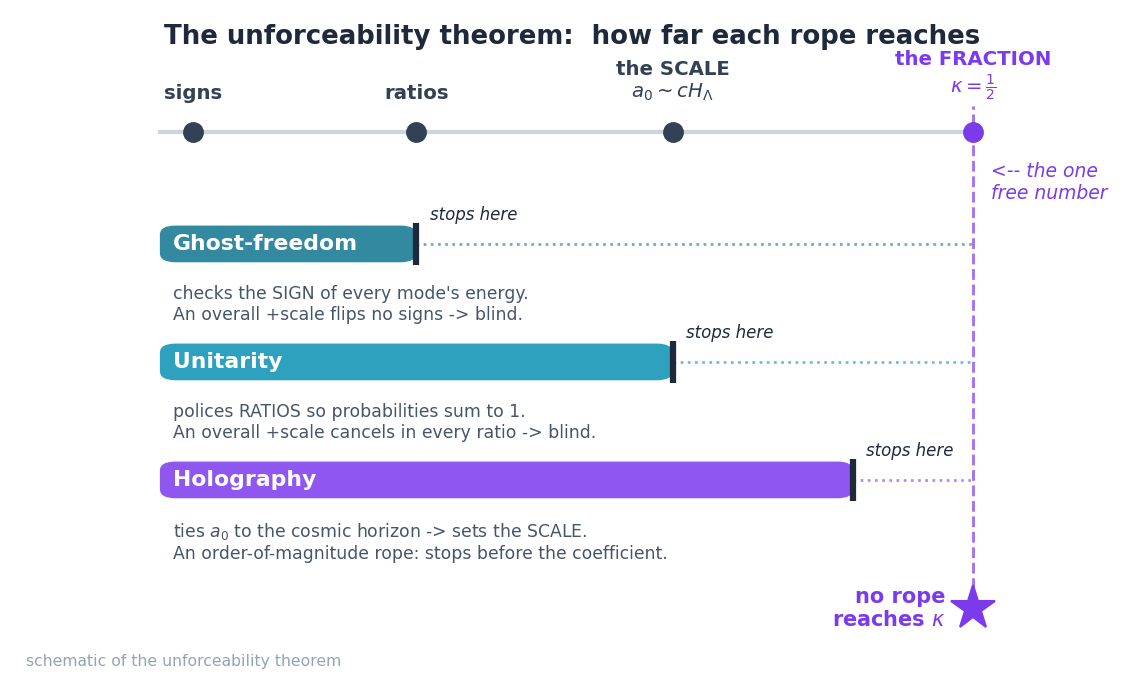

Write Python code to recreate this figure.
import numpy as np, matplotlib
matplotlib.use("Agg")
import matplotlib.pyplot as plt
from matplotlib.patches import FancyBboxPatch
plt.rcParams.update({"figure.dpi":150,"savefig.dpi":150,"font.size":11,
    "axes.grid":True,"grid.alpha":0.25,"axes.spines.top":False,"axes.spines.right":False,
    "axes.titlesize":12,"figure.facecolor":"white","axes.facecolor":"white"})
C_FW="#7c3aed"; C_NEWTON="#64748b"; C_MOND="#0891b2"; C_DATA="#dc2626"  # framework / Newton / MOND / data-or-obs

# The unforceability theorem as a "how far each rope reaches" diagram.
# Three principles; a shared ladder of what could be constrained, ending at kappa.
fig, ax = plt.subplots(figsize=(7.8,4.7))
ax.set_xlim(0,10); ax.set_ylim(0,10); ax.axis("off"); ax.grid(False)

# The ladder of constrainable things, left to right (increasing "reach")
stops = ["signs", "ratios", "the SCALE\n"+r"$a_0\sim cH_\Lambda$", "the FRACTION\n"+r"$\kappa=\frac{1}{2}$"]
xstop = [1.6, 3.6, 5.9, 8.6]
ax.text(5,9.55,"The unforceability theorem:  how far each rope reaches",
        ha="center",fontsize=12.5,color="#1e293b",fontweight="bold")
# baseline ladder
for i,(s,x) in enumerate(zip(stops,xstop)):
    col = C_FW if i==3 else "#334155"
    ax.plot([x],[8.2],marker="o",ms=9,color=col,zorder=5)
    ax.text(x,8.65,s,ha="center",va="bottom",fontsize=9.5,
            color=col,fontweight="bold")
ax.plot([xstop[0]-0.3,xstop[-1]],[8.2,8.2],color="#cbd5e1",lw=2,zorder=1)
ax.text(xstop[-1]+0.05,7.75,"  <-- the one\n  free number",ha="left",va="top",
        fontsize=9,color=C_FW,style="italic")

# Three ropes as horizontal bars that STOP at their reach
ropes = [
    ("Ghost-freedom",  "#0e7490", 1, 6.5,
     "checks the SIGN of every mode's energy.\nAn overall +scale flips no signs -> blind."),
    ("Unitarity",      "#0891b2", 2, 4.7,
     "polices RATIOS so probabilities sum to 1.\nAn overall +scale cancels in every ratio -> blind."),
    ("Holography",     "#7c3aed", 2.6, 2.9,
     "ties "+r"$a_0$"+" to the cosmic horizon -> sets the SCALE.\nAn order-of-magnitude rope: stops before the coefficient."),
]
for name,col,reach_idx,y,desc in ropes:
    x0 = xstop[0]-0.3
    x1 = xstop[int(np.floor(reach_idx))] if reach_idx==int(reach_idx) else \
         xstop[int(np.floor(reach_idx))] + (xstop[int(np.floor(reach_idx))+1]-xstop[int(np.floor(reach_idx))])*(reach_idx-int(reach_idx))
    p=FancyBboxPatch((x0,y-0.28),x1-x0,0.56,boxstyle="round,pad=0.0,rounding_size=0.14",
                     fc=col,ec="none",alpha=0.85)
    ax.add_patch(p)
    ax.text(x0+0.12,y,name,ha="left",va="center",color="white",
            fontsize=10.5,fontweight="bold")
    # the "knot" where it stops
    ax.plot([x1],[y],marker="|",ms=20,color="#1e293b",mew=3,zorder=6)
    ax.text(x1+0.12,y+0.45,"stops here",ha="left",va="center",fontsize=8,
            color="#1e293b",style="italic")
    ax.text(x0+0.12,y-0.62,desc,ha="left",va="top",fontsize=8.3,color="#475569")
    # dashed continuation showing it never reaches kappa
    ax.plot([x1,xstop[-1]],[y,y],color=col,ls=":",lw=1.3,alpha=0.6,zorder=2)

# kappa marker column
ax.axvline(xstop[-1],ymin=0.10,ymax=0.86,color=C_FW,ls="--",lw=1.4,alpha=0.7)
ax.plot([xstop[-1]],[0.95],marker="*",ms=22,color=C_FW,zorder=7)
ax.text(xstop[-1]-0.25,0.95,"no rope\nreaches "+r"$\kappa$",ha="right",va="center",
        fontsize=10,color=C_FW,fontweight="bold")

ax.text(0.1,0.02,"schematic of the unforceability theorem",ha="left",va="bottom",
        fontsize=7.5,color="#94a3b8")
fig.tight_layout(); fig.savefig("ch23_three_ropes_reach.png", bbox_inches="tight"); print("ok")
